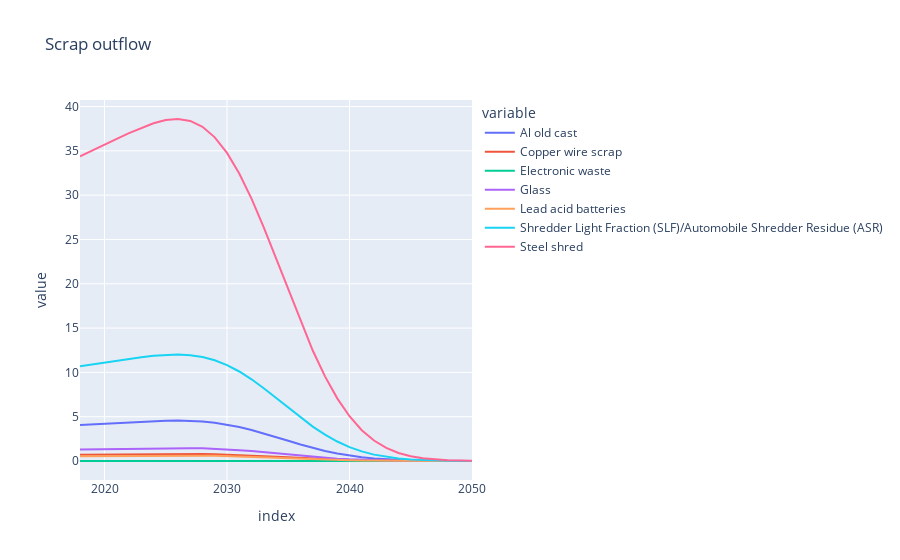
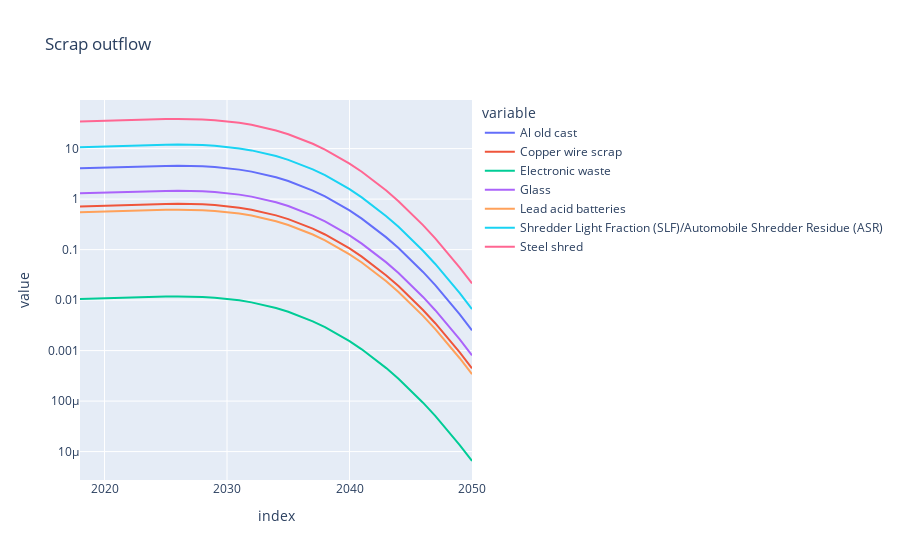

The code cell stored with these charts, in order, in its notebook:
### Code cell
np.nan_to_num(vehicle_mfa_2.flows["scrap => sysenv"].values, copy=False)
scrap_outflow = vehicle_mfa_2.flows["scrap => sysenv"].sum_nda_over(sum_over_dims=("r", "m"))
outflow_df = scrap_outflow.to_df(dim_to_columns="waste")
outflow_df = outflow_df[outflow_df.index > 2017]
fig = px.line(outflow_df, title="Scrap outflow")
fig.show()
fig.update_yaxes(type="log")
fig.show()

### Figure 1 — Plotly figure (JSON) as saved in the notebook; plotly's stock layout.template omitted (floating-point values rounded to 4 significant figures)
{"data": [{"hovertemplate": "variable=Al old cast<br>index=%{x}<br>value=%{y}<extra></extra>", "legendgroup": "Al old cast", "line": {"color": "#636efa", "dash": "solid"}, "marker": {"symbol": "circle"}, "mode": "lines", "name": "Al old cast", "orientation": "v", "showlegend": true, "type": "scatter", "x": [2018, 2019, 2020, 2021, 2022, 2023, 2024, 2025, 2026, 2027, 2028, 2029, 2030, 2031, 2032, 2033, 2034, 2035, 2036, 2037, 2038, 2039, 2040, 2041, 2042, 2043, 2044, 2045, 2046, 2047, 2048, 2049, 2050], "xaxis": "x", "y": [4.063, 4.144, 4.222, 4.299, 4.374, 4.444, 4.505, 4.548, 4.563, 4.536, 4.458, 4.318, 4.11, 3.836, 3.501, 3.117, 2.702, 2.277, 1.861, 1.474, 1.129, 0.8357, 0.5971, 0.4113, 0.2731, 0.1745, 0.1073, 0.0635, 0.03611, 0.01973, 0.01035, 0.005219, 0.002525], "yaxis": "y"}, {"hovertemplate": "variable=Copper wire scrap<br>index=%{x}<br>value=%{y}<extra></extra>", "legendgroup": "Copper wire scrap", "line": {"color": "#EF553B", "dash": "solid"}, "marker": {"symbol": "circle"}, "mode": "lines", "name": "Copper wire scrap", "orientation": "v", "showlegend": true, "type": "scatter", "x": [2018, 2019, 2020, 2021, 2022, 2023, 2024, 2025, 2026, 2027, 2028, 2029, 2030, 2031, 2032, 2033, 2034, 2035, 2036, 2037, 2038, 2039, 2040, 2041, 2042, 2043, 2044, 2045, 2046, 2047, 2048, 2049, 2050], "xaxis": "x", "y": [0.7169, 0.7312, 0.745, 0.7585, 0.7717, 0.7842, 0.795, 0.8026, 0.8051, 0.8004, 0.7866, 0.7619, 0.7253, 0.6768, 0.6177, 0.55, 0.4768, 0.4018, 0.3284, 0.2601, 0.1992, 0.1475, 0.1054, 0.07258, 0.04818, 0.0308, 0.01894, 0.0112, 0.006371, 0.003481, 0.001827, 0.0009209, 0.0004456], "yaxis": "y"}, {"hovertemplate": "variable=Electronic waste<br>index=%{x}<br>value=%{y}<extra></extra>", "legendgroup": "Electronic waste", "line": {"color": "#00cc96", "dash": "solid"}, "marker": {"symbol": "circle"}, "mode": "lines", "name": "Electronic waste", "orientation": "v", "showlegend": true, "type": "scatter", "x": [2018, 2019, 2020, 2021, 2022, 2023, 2024, 2025, 2026, 2027, 2028, 2029, 2030, 2031, 2032, 2033, 2034, 2035, 2036, 2037, 2038, 2039, 2040, 2041, 2042, 2043, 2044, 2045, 2046, 2047, 2048, 2049, 2050], "xaxis": "x", "y": [0.01047, 0.01067, 0.01087, 0.01107, 0.01126, 0.01145, 0.0116, 0.01171, 0.01175, 0.01168, 0.01148, 0.01112, 0.01059, 0.00988, 0.009017, 0.008028, 0.00696, 0.005864, 0.004794, 0.003796, 0.002908, 0.002152, 0.001538, 0.001059, 0.0007033, 0.0004495, 0.0002765, 0.0001635, 9.299e-05, 5.081e-05, 2.667e-05, 1.344e-05, 6.505e-06], "yaxis": "y"}, {"hovertemplate": "variable=Glass<br>index=%{x}<br>value=%{y}<extra></extra>", "legendgroup": "Glass", "line": {"color": "#ab63fa", "dash": "solid"}, "marker": {"symbol": "circle"}, "mode": "lines", "name": "Glass", "orientation": "v", "showlegend": true, "type": "scatter", "x": [2018, 2019, 2020, 2021, 2022, 2023, 2024, 2025, 2026, 2027, 2028, 2029, 2030, 2031, 2032, 2033, 2034, 2035, 2036, 2037, 2038, 2039, 2040, 2041, 2042, 2043, 2044, 2045, 2046, 2047, 2048, 2049, 2050], "xaxis": "x", "y": [1.299, 1.325, 1.35, 1.374, 1.398, 1.421, 1.441, 1.454, 1.459, 1.45, 1.425, 1.381, 1.314, 1.227, 1.119, 0.9967, 0.8641, 0.728, 0.5951, 0.4712, 0.361, 0.2672, 0.1909, 0.1315, 0.08731, 0.0558, 0.03432, 0.0203, 0.01154, 0.006308, 0.003311, 0.001669, 0.0008075], "yaxis": "y"}, {"hovertemplate": "variable=Lead acid batteries<br>index=%{x}<br>value=%{y}<extra></extra>", "legendgroup": "Lead acid batteries", "line": {"color": "#FFA15A", "dash": "solid"}, "marker": {"symbol": "circle"}, "mode": "lines", "name": "Lead acid batteries", "orientation": "v", "showlegend": true, "type": "scatter", "x": [2018, 2019, 2020, 2021, 2022, 2023, 2024, 2025, 2026, 2027, 2028, 2029, 2030, 2031, 2032, 2033, 2034, 2035, 2036, 2037, 2038, 2039, 2040, 2041, 2042, 2043, 2044, 2045, 2046, 2047, 2048, 2049, 2050], "xaxis": "x", "y": [0.5489, 0.5598, 0.5703, 0.5807, 0.5908, 0.6004, 0.6086, 0.6144, 0.6163, 0.6128, 0.6022, 0.5833, 0.5552, 0.5182, 0.4729, 0.4211, 0.365, 0.3076, 0.2514, 0.1991, 0.1525, 0.1129, 0.08065, 0.05557, 0.03689, 0.02358, 0.0145, 0.008577, 0.004877, 0.002665, 0.001399, 0.000705, 0.0003411], "yaxis": "y"}, {"hovertemplate": "variable=Shredder Light Fraction (SLF)/Automobile Shredder Residue (ASR)<br>index=%{x}<br>value=%{y}<extra></extra>", "legendgroup": "Shredder Light Fraction (SLF)/Automobile Shredder Residue (ASR)", "line": {"color": "#19d3f3", "dash": "solid"}, "marker": {"symbol": "circle"}, "mode": "lines", "name": "Shredder Light Fraction (SLF)/Automobile Shredder Residue (ASR)", "orientation": "v", "showlegend": true, "type": "scatter", "x": [2018, 2019, 2020, 2021, 2022, 2023, 2024, 2025, 2026, 2027, 2028, 2029, 2030, 2031, 2032, 2033, 2034, 2035, 2036, 2037, 2038, 2039, 2040, 2041, 2042, 2043, 2044, 2045, 2046, 2047, 2048, 2049, 2050], "xaxis": "x", "y": [10.7, 10.91, 11.12, 11.32, 11.52, 11.7, 11.86, 11.98, 12.01, 11.95, 11.74, 11.37, 10.82, 10.1, 9.218, 8.208, 7.116, 5.996, 4.901, 3.881, 2.973, 2.201, 1.572, 1.083, 0.719, 0.4596, 0.2827, 0.1672, 0.09507, 0.05195, 0.02727, 0.01374, 0.00665], "yaxis": "y"}, {"hovertemplate": "variable=Steel shred<br>index=%{x}<br>value=%{y}<extra></extra>", "legendgroup": "Steel shred", "line": {"color": "#FF6692", "dash": "solid"}, "marker": {"symbol": "circle"}, "mode": "lines", "name": "Steel shred", "orientation": "v", "showlegend": true, "type": "scatter", "x": [2018, 2019, 2020, 2021, 2022, 2023, 2024, 2025, 2026, 2027, 2028, 2029, 2030, 2031, 2032, 2033, 2034, 2035, 2036, 2037, 2038, 2039, 2040, 2041, 2042, 2043, 2044, 2045, 2046, 2047, 2048, 2049, 2050], "xaxis": "x", "y": [34.37, 35.05, 35.71, 36.36, 36.99, 37.59, 38.11, 38.47, 38.59, 38.37, 37.71, 36.52, 34.77, 32.44, 29.61, 26.36, 22.86, 19.26, 15.74, 12.47, 9.549, 7.068, 5.05, 3.479, 2.31, 1.476, 0.9079, 0.5371, 0.3054, 0.1669, 0.08758, 0.04414, 0.02136], "yaxis": "y"}], "layout": {"legend": {"title": {"text": "variable"}, "tracegroupgap": 0}, "title": {"text": "Scrap outflow"}, "xaxis": {"anchor": "y", "domain": [0, 1], "title": {"text": "index"}}, "yaxis": {"anchor": "x", "domain": [0, 1], "title": {"text": "value"}}}}

### Figure 2 — Plotly figure (JSON) as saved in the notebook; plotly's stock layout.template omitted (floating-point values rounded to 4 significant figures)
{"data": [{"hovertemplate": "variable=Al old cast<br>index=%{x}<br>value=%{y}<extra></extra>", "legendgroup": "Al old cast", "line": {"color": "#636efa", "dash": "solid"}, "marker": {"symbol": "circle"}, "mode": "lines", "name": "Al old cast", "orientation": "v", "showlegend": true, "type": "scatter", "x": [2018, 2019, 2020, 2021, 2022, 2023, 2024, 2025, 2026, 2027, 2028, 2029, 2030, 2031, 2032, 2033, 2034, 2035, 2036, 2037, 2038, 2039, 2040, 2041, 2042, 2043, 2044, 2045, 2046, 2047, 2048, 2049, 2050], "xaxis": "x", "y": [4.063, 4.144, 4.222, 4.299, 4.374, 4.444, 4.505, 4.548, 4.563, 4.536, 4.458, 4.318, 4.11, 3.836, 3.501, 3.117, 2.702, 2.277, 1.861, 1.474, 1.129, 0.8357, 0.5971, 0.4113, 0.2731, 0.1745, 0.1073, 0.0635, 0.03611, 0.01973, 0.01035, 0.005219, 0.002525], "yaxis": "y"}, {"hovertemplate": "variable=Copper wire scrap<br>index=%{x}<br>value=%{y}<extra></extra>", "legendgroup": "Copper wire scrap", "line": {"color": "#EF553B", "dash": "solid"}, "marker": {"symbol": "circle"}, "mode": "lines", "name": "Copper wire scrap", "orientation": "v", "showlegend": true, "type": "scatter", "x": [2018, 2019, 2020, 2021, 2022, 2023, 2024, 2025, 2026, 2027, 2028, 2029, 2030, 2031, 2032, 2033, 2034, 2035, 2036, 2037, 2038, 2039, 2040, 2041, 2042, 2043, 2044, 2045, 2046, 2047, 2048, 2049, 2050], "xaxis": "x", "y": [0.7169, 0.7312, 0.745, 0.7585, 0.7717, 0.7842, 0.795, 0.8026, 0.8051, 0.8004, 0.7866, 0.7619, 0.7253, 0.6768, 0.6177, 0.55, 0.4768, 0.4018, 0.3284, 0.2601, 0.1992, 0.1475, 0.1054, 0.07258, 0.04818, 0.0308, 0.01894, 0.0112, 0.006371, 0.003481, 0.001827, 0.0009209, 0.0004456], "yaxis": "y"}, {"hovertemplate": "variable=Electronic waste<br>index=%{x}<br>value=%{y}<extra></extra>", "legendgroup": "Electronic waste", "line": {"color": "#00cc96", "dash": "solid"}, "marker": {"symbol": "circle"}, "mode": "lines", "name": "Electronic waste", "orientation": "v", "showlegend": true, "type": "scatter", "x": [2018, 2019, 2020, 2021, 2022, 2023, 2024, 2025, 2026, 2027, 2028, 2029, 2030, 2031, 2032, 2033, 2034, 2035, 2036, 2037, 2038, 2039, 2040, 2041, 2042, 2043, 2044, 2045, 2046, 2047, 2048, 2049, 2050], "xaxis": "x", "y": [0.01047, 0.01067, 0.01087, 0.01107, 0.01126, 0.01145, 0.0116, 0.01171, 0.01175, 0.01168, 0.01148, 0.01112, 0.01059, 0.00988, 0.009017, 0.008028, 0.00696, 0.005864, 0.004794, 0.003796, 0.002908, 0.002152, 0.001538, 0.001059, 0.0007033, 0.0004495, 0.0002765, 0.0001635, 9.299e-05, 5.081e-05, 2.667e-05, 1.344e-05, 6.505e-06], "yaxis": "y"}, {"hovertemplate": "variable=Glass<br>index=%{x}<br>value=%{y}<extra></extra>", "legendgroup": "Glass", "line": {"color": "#ab63fa", "dash": "solid"}, "marker": {"symbol": "circle"}, "mode": "lines", "name": "Glass", "orientation": "v", "showlegend": true, "type": "scatter", "x": [2018, 2019, 2020, 2021, 2022, 2023, 2024, 2025, 2026, 2027, 2028, 2029, 2030, 2031, 2032, 2033, 2034, 2035, 2036, 2037, 2038, 2039, 2040, 2041, 2042, 2043, 2044, 2045, 2046, 2047, 2048, 2049, 2050], "xaxis": "x", "y": [1.299, 1.325, 1.35, 1.374, 1.398, 1.421, 1.441, 1.454, 1.459, 1.45, 1.425, 1.381, 1.314, 1.227, 1.119, 0.9967, 0.8641, 0.728, 0.5951, 0.4712, 0.361, 0.2672, 0.1909, 0.1315, 0.08731, 0.0558, 0.03432, 0.0203, 0.01154, 0.006308, 0.003311, 0.001669, 0.0008075], "yaxis": "y"}, {"hovertemplate": "variable=Lead acid batteries<br>index=%{x}<br>value=%{y}<extra></extra>", "legendgroup": "Lead acid batteries", "line": {"color": "#FFA15A", "dash": "solid"}, "marker": {"symbol": "circle"}, "mode": "lines", "name": "Lead acid batteries", "orientation": "v", "showlegend": true, "type": "scatter", "x": [2018, 2019, 2020, 2021, 2022, 2023, 2024, 2025, 2026, 2027, 2028, 2029, 2030, 2031, 2032, 2033, 2034, 2035, 2036, 2037, 2038, 2039, 2040, 2041, 2042, 2043, 2044, 2045, 2046, 2047, 2048, 2049, 2050], "xaxis": "x", "y": [0.5489, 0.5598, 0.5703, 0.5807, 0.5908, 0.6004, 0.6086, 0.6144, 0.6163, 0.6128, 0.6022, 0.5833, 0.5552, 0.5182, 0.4729, 0.4211, 0.365, 0.3076, 0.2514, 0.1991, 0.1525, 0.1129, 0.08065, 0.05557, 0.03689, 0.02358, 0.0145, 0.008577, 0.004877, 0.002665, 0.001399, 0.000705, 0.0003411], "yaxis": "y"}, {"hovertemplate": "variable=Shredder Light Fraction (SLF)/Automobile Shredder Residue (ASR)<br>index=%{x}<br>value=%{y}<extra></extra>", "legendgroup": "Shredder Light Fraction (SLF)/Automobile Shredder Residue (ASR)", "line": {"color": "#19d3f3", "dash": "solid"}, "marker": {"symbol": "circle"}, "mode": "lines", "name": "Shredder Light Fraction (SLF)/Automobile Shredder Residue (ASR)", "orientation": "v", "showlegend": true, "type": "scatter", "x": [2018, 2019, 2020, 2021, 2022, 2023, 2024, 2025, 2026, 2027, 2028, 2029, 2030, 2031, 2032, 2033, 2034, 2035, 2036, 2037, 2038, 2039, 2040, 2041, 2042, 2043, 2044, 2045, 2046, 2047, 2048, 2049, 2050], "xaxis": "x", "y": [10.7, 10.91, 11.12, 11.32, 11.52, 11.7, 11.86, 11.98, 12.01, 11.95, 11.74, 11.37, 10.82, 10.1, 9.218, 8.208, 7.116, 5.996, 4.901, 3.881, 2.973, 2.201, 1.572, 1.083, 0.719, 0.4596, 0.2827, 0.1672, 0.09507, 0.05195, 0.02727, 0.01374, 0.00665], "yaxis": "y"}, {"hovertemplate": "variable=Steel shred<br>index=%{x}<br>value=%{y}<extra></extra>", "legendgroup": "Steel shred", "line": {"color": "#FF6692", "dash": "solid"}, "marker": {"symbol": "circle"}, "mode": "lines", "name": "Steel shred", "orientation": "v", "showlegend": true, "type": "scatter", "x": [2018, 2019, 2020, 2021, 2022, 2023, 2024, 2025, 2026, 2027, 2028, 2029, 2030, 2031, 2032, 2033, 2034, 2035, 2036, 2037, 2038, 2039, 2040, 2041, 2042, 2043, 2044, 2045, 2046, 2047, 2048, 2049, 2050], "xaxis": "x", "y": [34.37, 35.05, 35.71, 36.36, 36.99, 37.59, 38.11, 38.47, 38.59, 38.37, 37.71, 36.52, 34.77, 32.44, 29.61, 26.36, 22.86, 19.26, 15.74, 12.47, 9.549, 7.068, 5.05, 3.479, 2.31, 1.476, 0.9079, 0.5371, 0.3054, 0.1669, 0.08758, 0.04414, 0.02136], "yaxis": "y"}], "layout": {"legend": {"title": {"text": "variable"}, "tracegroupgap": 0}, "title": {"text": "Scrap outflow"}, "xaxis": {"anchor": "y", "domain": [0, 1], "title": {"text": "index"}}, "yaxis": {"anchor": "x", "domain": [0, 1], "title": {"text": "value"}, "type": "log"}}}
